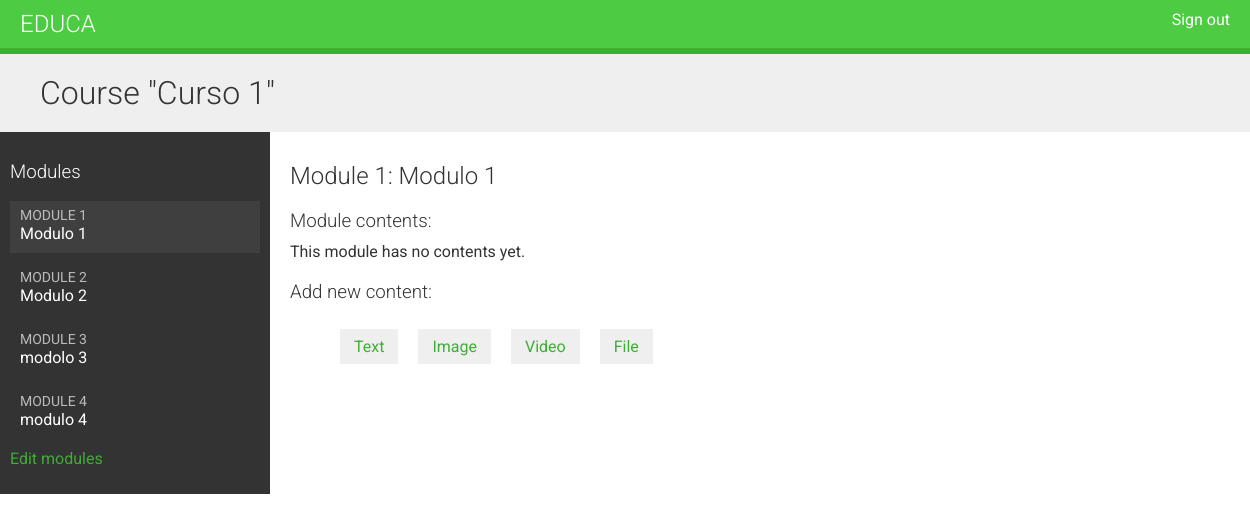
/course/module/1/ (signed in), run on an earlier commit of the app's database.
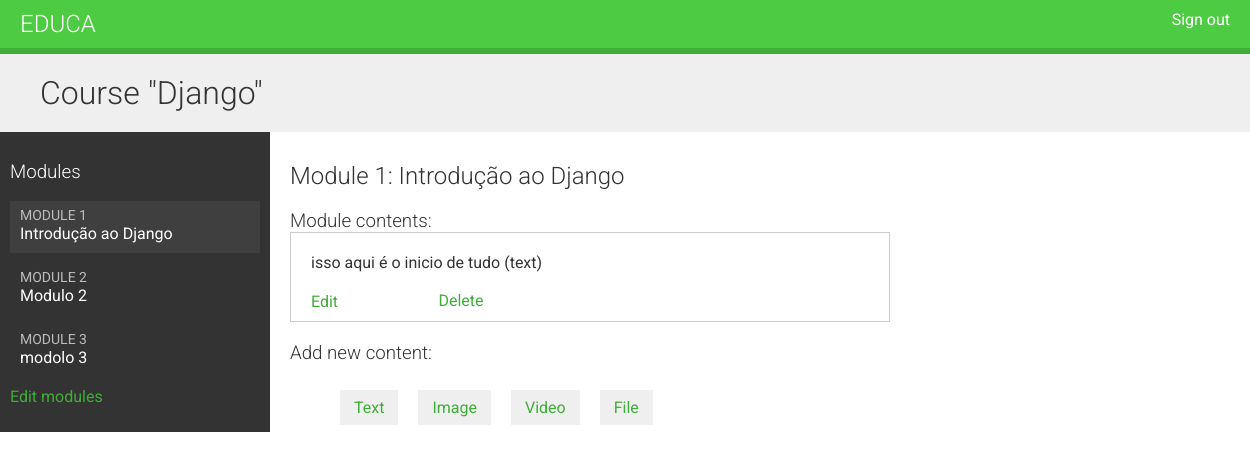
And on a later commit of the database.
### courses/models.py (models this page shows, shortened)
class Course(models.Model):
    owner = models.ForeignKey(User, related_name='courses_created', on_delete=models.CASCADE)
    subject = models.ForeignKey(Subject, related_name='courses', on_delete=models.CASCADE)
    students = models.ManyToManyField(User, related_name='courses_joined', blank=True)
    title = models.CharField(max_length=255)
    slug = models.SlugField(max_length=255, unique=True)
    overview = models.TextField()
    created = models.DateTimeField(auto_now_add=True)
    class meta:
        ordering = ['-created']

class Module(models.Model):
    course = models.ForeignKey(Course, related_name='modules', on_delete=models.CASCADE)
    title = models.CharField(max_length=255)
    description = models.TextField(blank=True)
    order = OrderField(blank=True, for_fields=['course'])
    class meta:
        ordering = ['order']

class Content(models.Model):
    module = models.ForeignKey(Module, related_name='contents', on_delete=models.CASCADE)
    content_type = models.ForeignKey(
        ContentType,
        on_delete=models.CASCADE,
        limit_choices_to={'model__in': ('text', 'video', 'image', 'file')}
    )
    object_id = models.PositiveIntegerField()
    item = GenericForeignKey('content_type', 'object_id')
    order = OrderField(blank=True, for_fields=['module'])
    class meta:
        ordering = ['order']

class ItemBase(models.Model):
    owner = models.ForeignKey(User, related_name='%(class)s_related', on_delete=models.CASCADE)
    title = models.CharField(max_length=250)
    created = models.DateTimeField(auto_now_add=True)
    updated = models.DateTimeField(auto_now=True)
    class Meta:
        abstract = True
    def __str__(self):
        return self.title

class Text(ItemBase):
    content = models.TextField()

### courses/views.py (the view)
# urls.py: path('module/<int:module_id>/', views.ModuleContentListView.as_view(), name='module_content_list'),
class ModuleContentListView(TemplateResponseMixin, View):
    template_name = 'courses/manage/module/content_list.html'
    def get(self, request, module_id):
        module = get_object_or_404(Module, id=module_id, course__owner=request.user)
        return self.render_to_response({'module': module})

### courses/templatetags/course.py (called while the page is built)
@register.filter
def model_name(obj):
    try:
        return obj._meta.model_name
    except AttributeError:
        return None

### courses/templates/courses/manage/module/content_list.html (shortened to what this page needs)
{% extends "base.html" %}
{% load course %}
{% block content %}
  {% with course=module.course %}
    <h1>Course "{{ course.title }}"</h1>
    <div class="contents">
      <h3>Modules</h3>
      <ul id="modules">
        {% for m in course.modules.all %}
          <li data-id="{{ m.id }}" {% if m == module %} class="selected"{% endif %}>
            <a href="{% url 'module_content_list' m.id %}">
              <span>
                Module <span class="order">{{ m.order|add:1 }}</span>
              </span>
              <br>
              {{ m.title }}
            </a>
          </li>
        {% empty %}
          <li>No modules yet.</li>
        {% endfor %}
      </ul>
      <p>
        <a href="{% url 'course_module_update' course.id %}">
          Edit modules
        </a>
      </p>
    </div>
    <div class="module">
      <h2>Module {{ module.order|add:1 }}: {{ module.title }}</h2>
      <h3>Module contents:</h3>
      <div id="module-contents">
        {% for content in module.contents.all %}
          <div data-id="{{ content.id }}">
            {% with item=content.item %}
              <p>{{ item }} ({{ item|model_name }})</p>
              <a href="{% url 'module_content_update' module.id item|model_name item.id %}">
                Edit
              </a>
              <form action="{% url 'module_content_delete' content.id %}" method="post">
                <input type="submit" value="Delete">
              </form>
            {% endwith %}
          </div>
        {% empty %}
          <p>This module has no contents yet.</p>
        {% endfor %}
      </div>
      <h3>Add new content:</h3>
      <ul class="content-types">
        <li>
          <a href="{% url 'module_content_create' module.id 'text' %}">
            Text
          </a>
        </li>
        <li>
          <a href="{% url 'module_content_create' module.id 'image' %}">
            Image
          </a>
        </li>
        <li>
          <a href="{% url 'module_content_create' module.id 'video' %}">
            Video
          </a>
        </li>
        <li>
          <a href="{% url 'module_content_create' module.id 'file' %}">
            File
          </a>
        </li>
      </ul>
    </div>
  {% endwith %}
{% endblock %}

### courses/templates/base.html (shortened to what this page needs)
{% load static %}
<!DOCTYPE html>
<html>
<head>
  <link href="{% static 'css/base.css' %}" rel="stylesheet">
</head>
<body>
  <div id="header">
    <a href="/" class="logo">Educa</a>
    <ul class="menu">
      {% if request.user.is_authenticated %}
        <li><a href="{% url 'logout' %}">Sign out</a></li>
      {% else %}
        <li><a href="{% url 'login' %}">Sign in</a></li>
      {% endif %}
    </ul>
  </div>
  <div id="content">
    {% block content %}
    {% endblock %}
  </div>
</body>
</html>

### courses/static/css/base.css (style rules this page uses)
body { margin:0; font-family:'Roboto', sans-serif; font-weight:400; color:#333; }
a { color:#3fad37; text-decoration:none; }
ul { float:left; }
h1, h2, h3, h4, h5, h6 { font-family:'Roboto', sans-serif; font-weight:300; }
h1 { background:#efefef; width:100%; overflow:auto; padding:20px 0 20px 40px; margin:0; }
.module { padding:10px 20px; float:left; width:600px; }
.module h3 { margin:20px 0 0; padding:0; width:100%; }
.module p { margin:10px 0 20px; width:100%; float:left; }
#header { background:#4dcc43; overflow:auto; padding:10px 20px; border-bottom:6px solid #3fad37; }
#header .logo { text-decoration:none; font-family:'Roboto', sans-serif; font-weight:300; text-transform:uppercase; font-size:24px; color:#fff; float:left; }
#header a { color:#fff; }
#header .menu { list-style:none; float:right; margin:0; padding:0; }
.contents { width:20%; padding:10px; float:left; background:#333; color: #fff; font-family:'Roboto', sans-serif; }
.contents ul { list-style:none; margin:0; padding:0; width:100%; }
.contents ul li { margin:0 0 10px 0; padding:4px 10px 10px; overflow:auto; cursor:move; }
.contents ul li.selected { background:#3f3f3f; }
.contents ul span { text-transform:uppercase; color:#bbb; font-size:14px; }
.contents ul a { display:block; color:#fff; text-decoration:none; }
ul.content-types li { list-style:none; float:left; margin:10px; background:#efefef; padding:8px 14px; }
input, select, textarea { border:1px solid #ccc; border-bottom:3px solid #ccc; padding:8px 12px; font-size:16px; font-family:'Roboto', sans-serif; float:left; clear:both; width:300px; }
input[type=submit], a.button { border-radius:5px; background:#4dcc43; color:#fff; font-size:16px; text-transform:uppercase; border:none; padding:10px 20px; margin:20px 0; }
#module-contents div { padding:10px 20px; border:1px solid #ccc; background:#fff }
#module-contents form { margin:0; padding:0; }
#module-contents input[type=submit] { color:#3fad37; background:none; margin:-20px 0 0; padding:0; float:left; text-transform:none; }

What changed in the data, as far as the page shows it:
removed Module: order|add "4", title "modulo 4"
changed Course: title "Curso 1" → "Django"
changed Module: title "Modulo 1" → "Introdução ao Django"
added Content: item "isso aqui é o inicio de tudo", item|model_name "text"
Also different on the page:
text no longer shown: "This module has no contents yet."
